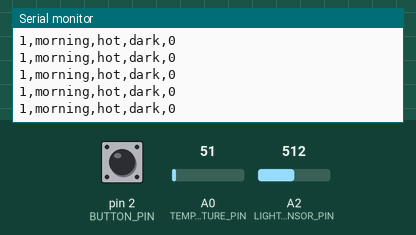
The sketch below on a simulated Arduino Uno, built with avr-gcc and run on an emulated ATmega328P. Parts: the last lines printed to the serial monitor. The inputs (shaded band) are chosen by the test bench; at power-on: A0 (TEMPERATURE_PIN) = 51, A2 (LIGHT_SENSOR_PIN) = 512, pin 2 (BUTTON_PIN) LOW.

Above: at 1.2 s.
1.3 s: A0 (TEMPERATURE_PIN) set to 32
2.8 s: A0 (TEMPERATURE_PIN) set to 26
At 3.0 s:
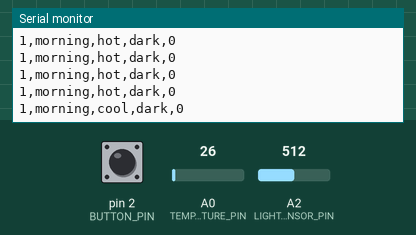
4.7 s: A2 (LIGHT_SENSOR_PIN) set to 588
At 4.82 s:
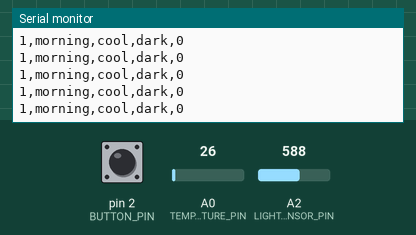
6.2 s: A2 (LIGHT_SENSOR_PIN) set to 614
At 6.44 s:
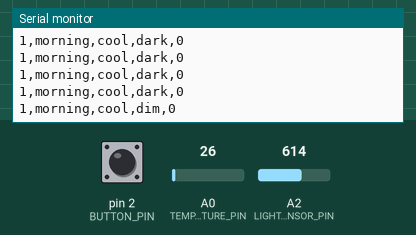

The sketch:

Sensor_data.ino
```cpp
// these are the pins we will use for this sketch
#include <Time.h>

#define TEMPERATURE_PIN 0 // analog pin 0
#define LIGHT_SENSOR_PIN 2 // analog pin 2
#define BUTTON_PIN 2 // digital pin 2


// run this one on startup
void setup() {
  Serial.begin( 9600 );
  pinMode( BUTTON_PIN, INPUT );
}


// run this repeatedly forever (until Arduino is reset or unplugged)
void loop() {

  int lightThreshold = 1024;
  int tcold = 20;
  int thot = 30;
  // read sensor values
  int temp = analogRead( TEMPERATURE_PIN );
  int light = analogRead( LIGHT_SENSOR_PIN );
  int button = digitalRead( BUTTON_PIN );
  int time = hour();
  String morn = "morning";
  String an = "afternoon";
  String nt = "night";
  String timeVal;

  String tc = "cool";
  String tcd = "cold";
  String hot = "hot";
  String tempVal;

  String dim = "dim";
  String dark = "dark";
  String mod = "moderate";
  String lightVal;

  if(time < 12) {
    timeVal = morn;
  }
  else if(time > 5) {
    timeVal = nt;
  }
  else {
    timeVal = an;
  }

  if (temp <= tcold) {
    tempVal = tcd;
  }
  else if(temp >= thot) {
    tempVal = hot;
  }
  else {
    tempVal = tc;
  }

  if (light > lightThreshold)
  {
    lightVal = mod;
  }
  else if(light > 600)
  {
    lightVal = dim;
  }
  else
  {
    lightVal = dark;
  }

  // send to serial console
  Serial.print( day() );
  Serial.print( "," );
  Serial.print( timeVal );
  Serial.print( "," );
  Serial.print( tempVal );
  Serial.print(",");
  Serial.print( lightVal );
  Serial.print(",");
  Serial.print( button );
  Serial.println(); // end of line

  // sleep for 200 milliseconds
  delay( 200 );
}
```

Measured:
- the behaviour switches between 30 and 29 on A0 (TEMPERATURE_PIN) (found by bisection; images 0 and 1)
- the behaviour switches between 600 and 601 on A2 (LIGHT_SENSOR_PIN) (found by bisection; images 2 and 3)
- after the input at 2.8 s, the serial monitor: prints a new line at once (image 1)
- after the input at 6.2 s, the serial monitor: prints a new line after 0.08 s (image 3)
